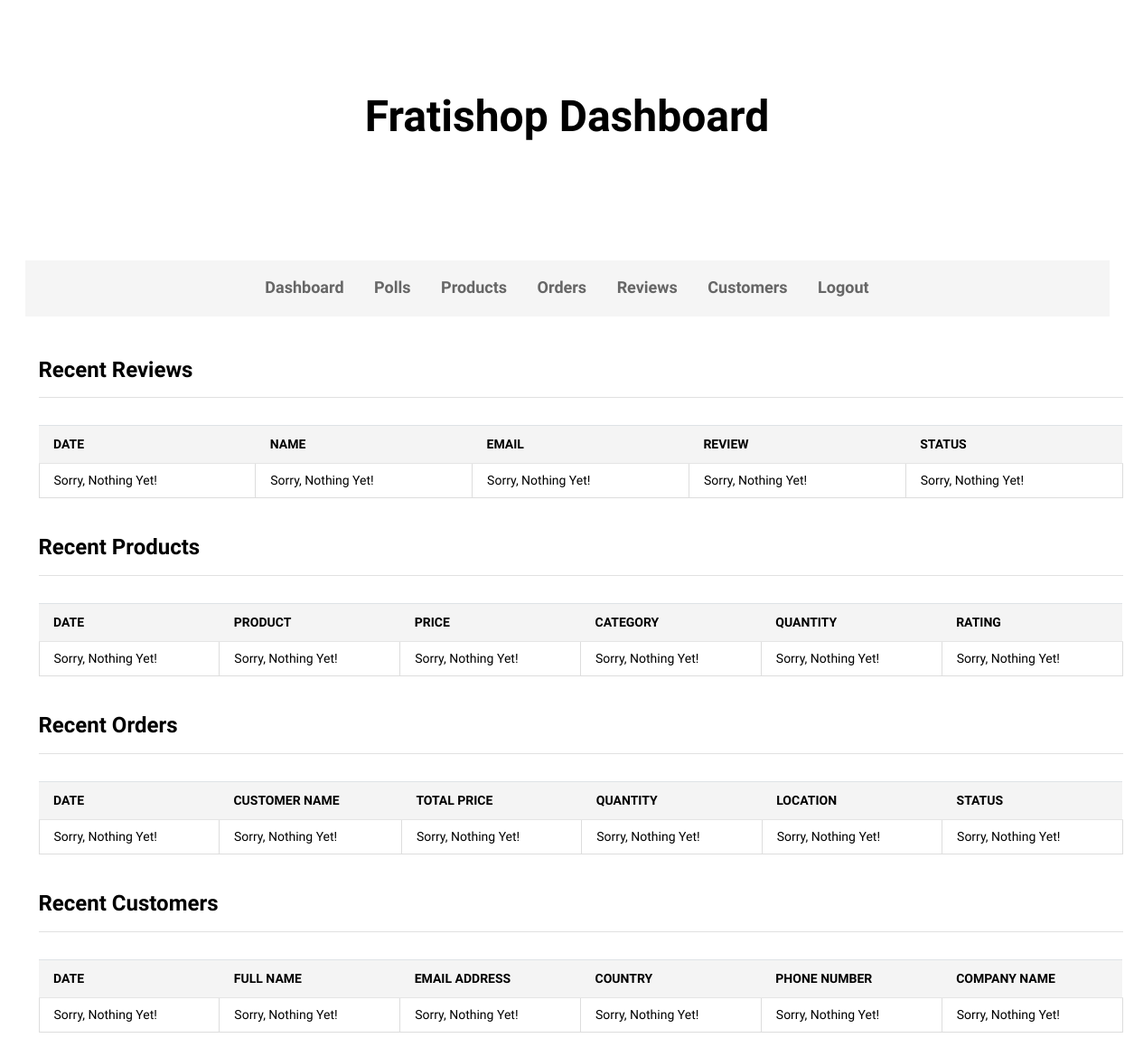
Page /dashboard/ on the earlier database version.
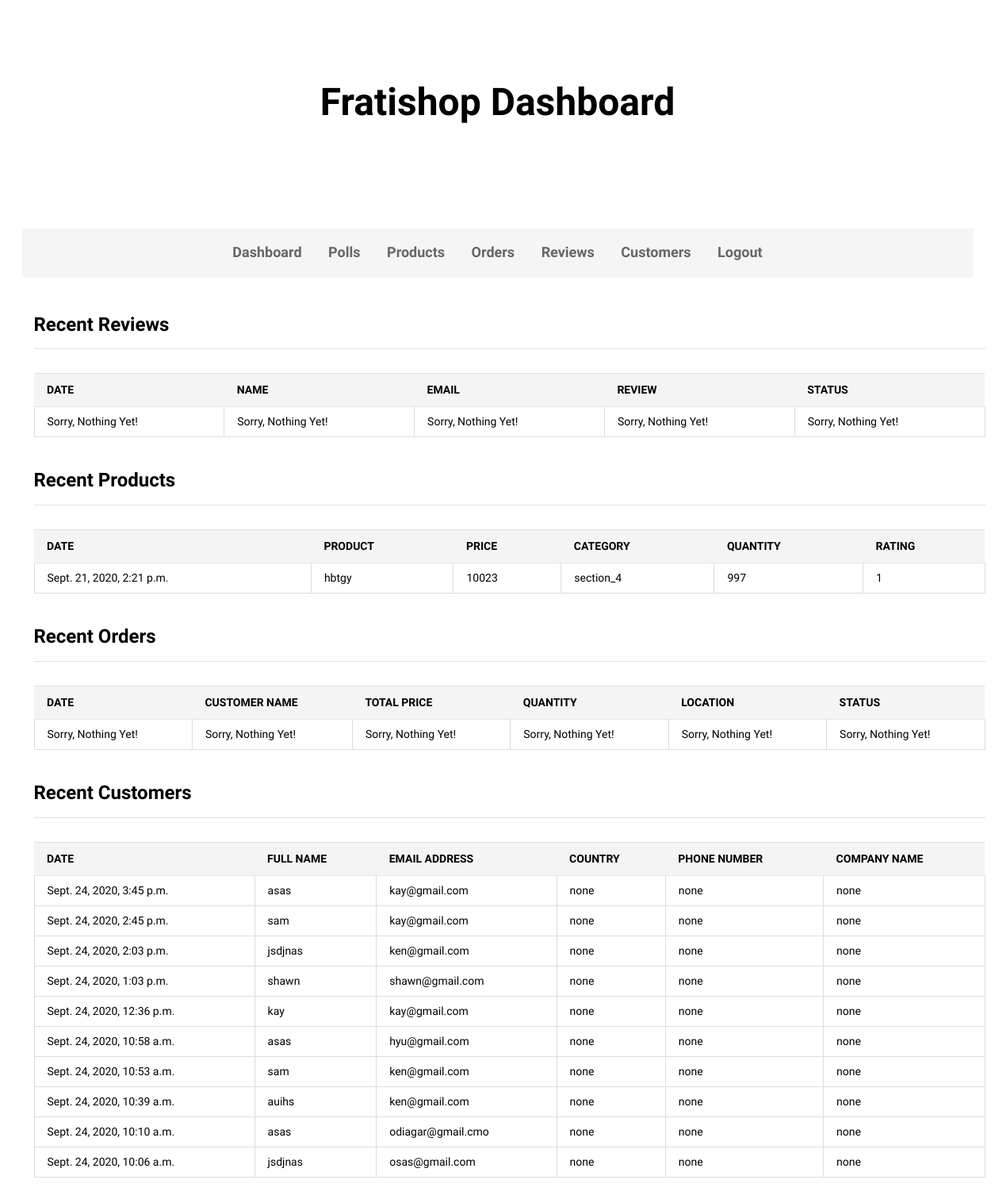
Same page on the later database version.
### product/models.py (models this page shows, shortened)
class Product(models.Model):
	name = models.CharField(max_length=150)
	tag_title = models.CharField(max_length=150, default="Sale")
	tag_title_color = models.CharField(max_length=150, default="orange")
	section = models.CharField(max_length=150, default="section_one")
	image_1 = models.ImageField(upload_to='product/images/', blank=True)
	image_2 = models.ImageField(upload_to='product/images/', blank=True)
	image_3 = models.ImageField(upload_to='product/images/', blank=True)
	image_4 = models.ImageField(upload_to='product/images/', blank=True)
	video = models.CharField(max_length=150, default="jshsjssd7sjs")
	description = models.TextField(default="none")
	specification = models.TextField(default="none")
	review = models.ManyToManyField(Review, through="ProductReviewConnector", through_fields=("product", "review"),)
	category = models.CharField(max_length=150)
	quantity = models.IntegerField(blank=True, null=True)
	threshold = models.IntegerField(blank=True, null=True, default=1)
	price = models.IntegerField(blank=True, null=True)
	old_price = models.IntegerField(blank=True, null=True, default=0)
	rating = models.IntegerField(blank=True, null=True)
	colors = models.ManyToManyField(Color, through="ProductColorConnector", through_fields=("product", "color"),)
	shipping_charge = models.FloatField(blank=True, null=True)
	dimension = models.CharField(max_length=150)
	delivery_info = models.CharField(max_length=150, default="none")
	slug = models.SlugField(unique=True, default="rayslug")
	pub_date = models.DateTimeField(default=timezone.now)

### customer/models.py (models this page shows, shortened)
class Customer(models.Model):
	full_name = models.CharField(max_length=150, default="none")
	company_name = models.CharField(max_length=150, default="none")
	email = models.CharField(max_length=150, default="none")
	password = models.CharField(max_length=150, default="none")
	country = models.CharField(max_length=150, default="none")
	phone = models.CharField(max_length=150, default="none")
	address = models.CharField(max_length=150, default="none")
	order_note = models.CharField(max_length=150, default="none")
	pub_date = models.DateTimeField(default=timezone.now)

### admin_app/views.py (the view)
# urls.py: path("dashboard/", views.DashboardView, name="dashboard"),
def DashboardView(request):
	products = Product.objects.order_by("-pub_date")[:10]
	orders = Order.objects.order_by("-pub_date")[:10]
	customers = Customer.objects.order_by("-pub_date")[:10]
	reviews = Review.objects.order_by("-pub_date")[:10]
	context = {"products": products, "customers": customers, "orders": orders, "reviews": reviews}
	return render(request, 'admin_app/index.html', context)

### admin_app/templates/admin_app/index.html
{% extends 'admin_app/base.html' %}
{% load static %}
{% block content %}
<div class="ps-vendor-dashboard">
        <div class="container">
            <div class="ps-section__content">
            <div class="ps-block--vendor-dashboard">
                    <div class="ps-block__header">
                        <h3>Recent Reviews</h3>
                    </div>
                    <div class="ps-block__content">
                        <div class="table-responsive">
                            <table class="table ps-table ps-table--vendor">
                                <thead>
                                    <tr>
                                        <th>date</th>
                                        <th>Name</th>
                                        <th>Email</th>
                                        <th>Review</th>
                                        <th>Status</th>
                                    </tr>
                                </thead>
                                <tbody>
                                	{% if reviews %}
                                		{% for item in reviews %}
				                            <tr>
				                                <td>{{ item.pub_date }}</td>
				                                <td>{{ item.name }}</td>
				                                <td>{{ item.email }}</td>
				                                <td>{{ item.review }}</td>
				                                <td>{{ item.status }}</td>
				                            </tr>
				                         {% endfor %}
				                        {% else %}
		                                <tr>
		                                    <td>Sorry, Nothing Yet!</td>
		                                    <td>Sorry, Nothing Yet!</td>
		                                    <td>Sorry, Nothing Yet!</td>
		                                    <td>Sorry, Nothing Yet!</td>
		                                    <td>Sorry, Nothing Yet!</td>
		                                </tr>
		                               {% endif %}
                                </tbody>
                            </table>
                        </div>
                    </div>
                </div>
                <div class="ps-block--vendor-dashboard">
                    <div class="ps-block__header">
                        <h3>Recent Products</h3>
                    </div>
                    <div class="ps-block__content">
                        <div class="table-responsive">
                            <table class="table ps-table ps-table--vendor">
                                <thead>
                                    <tr>
                                        <th>date</th>
                                        <th>Product</th>
                                        <th>Price</th>
                                        <th>Category</th>
                                        <th>Quantity</th>
                                        <th>Rating</th>
                                    </tr>
                                </thead>
                                <tbody>
                                	{% if products %}
                                		{% for item in products %}
				                            <tr>
				                                <td>{{ item.pub_date }}</td>
				                                <td>{{ item.name }}</td>
				                                <td>{{ item.price }}</td>
				                                <td>{{ item.category }}</td>
				                                {% if item.quantity <= item.threshold %}
				                                	<td style="background-color: red; color: white;">{{ item.quantity }}</td>
				                                {% else %}
				                                	<td>{{ item.quantity }}</td>
				                                {% endif %}
				                                <td>{{ item.rating }}</td>
				                            </tr>
				                         {% endfor %}
				                        {% else %}
		                                <tr>
		                                    <td>Sorry, Nothing Yet!</td>
		                                    <td>Sorry, Nothing Yet!</td>
		                                    <td>Sorry, Nothing Yet!</td>
		                                    <td>Sorry, Nothing Yet!</td>
		                                    <td>Sorry, Nothing Yet!</td>
		                                    <td>Sorry, Nothing Yet!</td>
		                                </tr>
		                               {% endif %}
                                </tbody>
                            </table>
                        </div>
                    </div>
                </div>
                <div class="ps-block--vendor-dashboard">
                    <div class="ps-block__header">
                        <h3>Recent Orders</h3>
                    </div>
                    <div class="ps-block__content">
                        <div class="table-responsive">
                            <table class="table ps-table ps-table--vendor">
                                <thead>
                                    <tr>
                                        <th>Date</th>
                                        <th>Customer Name</th>
                                        <th>Total Price</th>
                                        <th>Quantity</th>
                                        <th>Location</th>
                                        <th>Status</th>
                                    </tr>
                                </thead>
                                <tbody>
                                	{% if orders %}
                                		{% for item in orders %}
				                            <tr>
				                                <td>{{ item.pub_date }}</td>
				                                <td>{{ item.customer.full_name }}</td>
				                                <td>{{ item.cart.total_price }}</td>
				                                <td>{{ item.cart.product_quantitys.count }}</td>
				                                <td>{{ item.customer.address }}</td>
				                                <td>{{ item.status }}</td>
				                            </tr>
				                         {% endfor %}
				                        {% else %}
		                                <tr>
		                                    <td>Sorry, Nothing Yet!</td>
		                                    <td>Sorry, Nothing Yet!</td>
		                                    <td>Sorry, Nothing Yet!</td>
		                                    <td>Sorry, Nothing Yet!</td>
		                                    <td>Sorry, Nothing Yet!</td>
		                                    <td>Sorry, Nothing Yet!</td>
		                                </tr>
		                               {% endif %}
                                </tbody>
                            </table>
                        </div>
                    </div>
                </div>
                 <div class="ps-block--vendor-dashboard">
                    <div class="ps-block__header">
                        <h3>Recent Customers</h3>
                    </div>
                    <div class="ps-block__content">
                        <div class="table-responsive">
                           <table class="table ps-table ps-table--vendor">
                                <thead>
                                    <tr>
                                        <th>Date</th>
                                        <th>Full Name</th>
                                        <th>Email Address</th>
                                        <th>Country</th>
                                        <th>Phone Number</th>
                                        <th>Company Name</th>
                                    </tr>
                                </thead>
                                <tbody>
                                	{% if customers %}
                                		{% for item in customers %}
				                            <tr>
				                                <td>{{ item.pub_date }}</td>
				                                <td>{{ item.full_name }}</td>
				                                <td>{{ item.email }}</td>
				                                <td>{{ item.country }}</td>
				                                <td>{{ item.phone }}</td>
				                                <td>{{ item.company_name }}</td>
				                            </tr>
				                         {% endfor %}
				                        {% else %}
		                                <tr>
		                                    <td>Sorry, Nothing Yet!</td>
		                                    <td>Sorry, Nothing Yet!</td>
		                                    <td>Sorry, Nothing Yet!</td>
		                                    <td>Sorry, Nothing Yet!</td>
		                                    <td>Sorry, Nothing Yet!</td>
		                                    <td>Sorry, Nothing Yet!</td>
		                                </tr>
		                               {% endif %}
                                </tbody>
                            </table>
                        </div>
                    </div>
                </div>
            </div>
        </div>
    </div>
{% endblock %}

### admin_app/templates/admin_app/base.html (shortened to what this page needs)
<!DOCTYPE html>
<html lang="en">
{% load static %}
<head>
    <link rel="stylesheet" href="{% static 'main/plugins/font-awesome/css/font-awesome.min.css' %}">
    <link rel="stylesheet" href="{% static 'main/fonts/Linearicons/Linearicons/Font/demo-files/demo.css' %}">
    <link rel="stylesheet" href="{% static 'main/plugins/bootstrap/css/bootstrap.min.css' %}">
    <link rel="stylesheet" href="{% static 'main/plugins/owl-carousel/assets/owl.carousel.min.css' %}">
    <link rel="stylesheet" href="{% static 'main/plugins/owl-carousel/assets/owl.theme.default.min.css' %}">
    <link rel="stylesheet" href="{% static 'main/plugins/slick/slick/slick.css' %}">
    <link rel="stylesheet" href="{% static 'main/plugins/nouislider/nouislider.min.css' %}">
    <link rel="stylesheet" href="{% static 'main/plugins/lightGallery-master/dist/css/lightgallery.min.css' %}">
    <link rel="stylesheet" href="{% static 'main/plugins/jquery-bar-rating/dist/themes/fontawesome-stars.css' %}">
    <link rel="stylesheet" href="{% static 'main/plugins/select2/dist/css/select2.min.css' %}">
    <link rel="stylesheet" href="{% static 'main/css/style.css' %}">
    <link rel="stylesheet" href="{% static 'main/css/market-place-1.cs' %}">
</head>
<body>
<div class="ps-vendor-dashboard">
        <div class="container">
            <div class="ps-section__header">
                <h3>Fratishop Dashboard</h3>
            </div>
            <div class="ps-section__content">
                <ul class="ps-section__links">
                    <li><a href="{% url 'dashboard' %}">Dashboard</a></li>
                    <li><a href="{% url 'dashboard_all_poll' %}">Polls</a></li>
                    <li><a href="{% url 'dashboard_all_products' %}">Products</a></li>
                    <li><a href="{% url 'all_orders' %}">Orders</a></li>
                    <li><a href="{% url 'dashboard_all_reviews' %}">Reviews</a></li>
                    <li><a href="{% url 'all_customers' %}">Customers</a></li>
                    <li><a href="{% url 'dashboard_logout' %}">Logout</a></li>
                </ul>
                <div class="ps-block--vendor-dashboard">
						{% block content %}
        				{% endblock content %}
                </div>
            </div>
        </div>
    </div>
    <br /><br /><br />
</body>
</html>

Differences in the rows shown:
added Product: pub_date "Sept. 21, 2020, 2:21 p.m.", name "hbtgy", price "10023", category "section_4", quantity "997", rating "1"
added Customer: pub_date "Sept. 24, 2020, 3:45 p.m.", full_name "asas", email "kay@gmail.com", country "none", phone "none", company_name "none"
added Customer: pub_date "Sept. 24, 2020, 2:45 p.m.", full_name "sam", email "kay@gmail.com", country "none", phone "none", company_name "none"
added Customer: pub_date "Sept. 24, 2020, 2:03 p.m.", full_name "jsdjnas", email "ken@gmail.com", country "none", phone "none", company_name "none"
added Customer: pub_date "Sept. 24, 2020, 1:03 p.m.", full_name "shawn", email "shawn@gmail.com", country "none", phone "none", company_name "none"
added Customer: pub_date "Sept. 24, 2020, 12:36 p.m.", full_name "kay", email "kay@gmail.com", country "none", phone "none", company_name "none"
added Customer: pub_date "Sept. 24, 2020, 10:58 a.m.", full_name "asas", email "hyu@gmail.com", country "none", phone "none", company_name "none"
added Customer: pub_date "Sept. 24, 2020, 10:53 a.m.", full_name "sam", email "ken@gmail.com", country "none", phone "none", company_name "none"
added Customer: pub_date "Sept. 24, 2020, 10:39 a.m.", full_name "auihs", email "ken@gmail.com", country "none", phone "none", company_name "none"
added Customer: pub_date "Sept. 24, 2020, 10:10 a.m.", full_name "asas", email "odiagar@gmail.cmo", country "none", phone "none", company_name "none"
added Customer: pub_date "Sept. 24, 2020, 10:06 a.m.", full_name "jsdjnas", email "osas@gmail.com", country "none", phone "none", company_name "none"
Other differences:
text no longer shown: "Sorry, Nothing Yet! Sorry, Nothing Yet! Sorry, Nothing Yet! Sorry, Nothing Yet! Sorry, Nothing Yet! Sorry, Nothing Yet! Sorry, Nothing Yet! Sorry, Nothing Yet! Sorry, Nothing Yet! Sorry, Nothing Yet! Sorry, Nothing Yet! Sorry, Nothing Yet!"
